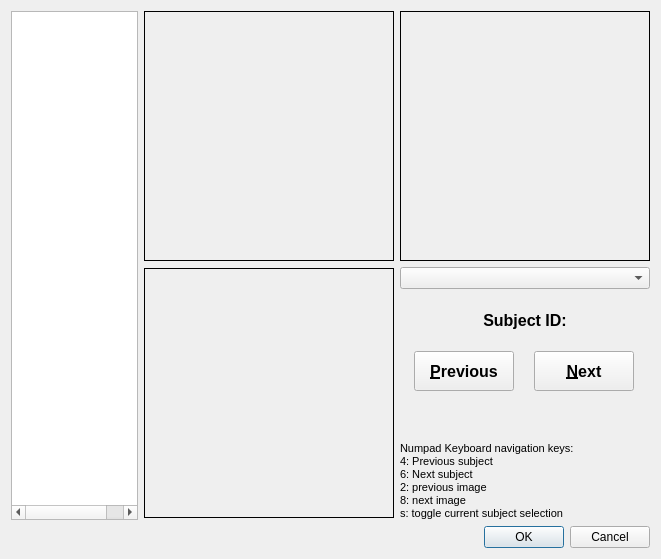
<?xml version="1.0" encoding="UTF-8"?>
<ui version="4.0">
 <class>DataInspectionDialog</class>
 <widget class="QDialog" name="DataInspectionDialog">
  <property name="windowModality">
   <enum>Qt::ApplicationModal</enum>
  </property>
  <property name="geometry">
   <rect>
    <x>0</x>
    <y>0</y>
    <width>661</width>
    <height>559</height>
   </rect>
  </property>
  <property name="windowTitle">
   <string>Dialog</string>
  </property>
  <property name="modal">
   <bool>true</bool>
  </property>
  <layout class="QVBoxLayout" name="verticalLayout_5">
   <item>
    <layout class="QHBoxLayout" name="horizontalLayout_2">
     <item>
      <widget class="QTreeWidget" name="SubjectsTree">
       <property name="minimumSize">
        <size>
         <width>125</width>
         <height>0</height>
        </size>
       </property>
       <property name="horizontalScrollBarPolicy">
        <enum>Qt::ScrollBarAsNeeded</enum>
       </property>
       <property name="editTriggers">
        <set>QAbstractItemView::NoEditTriggers</set>
       </property>
       <property name="selectionMode">
        <enum>QAbstractItemView::SingleSelection</enum>
       </property>
       <property name="selectionBehavior">
        <enum>QAbstractItemView::SelectRows</enum>
       </property>
       <property name="rootIsDecorated">
        <bool>false</bool>
       </property>
       <property name="uniformRowHeights">
        <bool>true</bool>
       </property>
       <property name="expandsOnDoubleClick">
        <bool>false</bool>
       </property>
       <property name="columnCount">
        <number>2</number>
       </property>
       <attribute name="headerVisible">
        <bool>false</bool>
       </attribute>
       <attribute name="headerDefaultSectionSize">
        <number>50</number>
       </attribute>
       <column>
        <property name="text">
         <string notr="true">1</string>
        </property>
       </column>
       <column>
        <property name="text">
         <string notr="true">2</string>
        </property>
       </column>
      </widget>
     </item>
     <item>
      <layout class="QGridLayout" name="gridLayout">
       <item row="1" column="0">
        <widget class="QFrame" name="SagittalFrame">
         <property name="minimumSize">
          <size>
           <width>250</width>
           <height>250</height>
          </size>
         </property>
         <property name="maximumSize">
          <size>
           <width>250</width>
           <height>250</height>
          </size>
         </property>
         <property name="frameShape">
          <enum>QFrame::NoFrame</enum>
         </property>
         <property name="frameShadow">
          <enum>QFrame::Raised</enum>
         </property>
         <layout class="QVBoxLayout" name="verticalLayout_3">
          <property name="spacing">
           <number>0</number>
          </property>
          <property name="margin">
           <number>0</number>
          </property>
          <item>
           <widget class="QLabel" name="SagittalLabel">
            <property name="mouseTracking">
             <bool>true</bool>
            </property>
            <property name="frameShape">
             <enum>QFrame::Box</enum>
            </property>
            <property name="text">
             <string/>
            </property>
           </widget>
          </item>
         </layout>
        </widget>
       </item>
       <item row="0" column="0">
        <widget class="QFrame" name="AxialFrame">
         <property name="minimumSize">
          <size>
           <width>250</width>
           <height>250</height>
          </size>
         </property>
         <property name="maximumSize">
          <size>
           <width>250</width>
           <height>250</height>
          </size>
         </property>
         <property name="frameShape">
          <enum>QFrame::NoFrame</enum>
         </property>
         <property name="frameShadow">
          <enum>QFrame::Raised</enum>
         </property>
         <layout class="QVBoxLayout" name="verticalLayout_4">
          <property name="spacing">
           <number>0</number>
          </property>
          <property name="margin">
           <number>0</number>
          </property>
          <item>
           <widget class="QLabel" name="AxialLabel">
            <property name="mouseTracking">
             <bool>true</bool>
            </property>
            <property name="frameShape">
             <enum>QFrame::Box</enum>
            </property>
            <property name="text">
             <string/>
            </property>
           </widget>
          </item>
         </layout>
        </widget>
       </item>
       <item row="0" column="1">
        <widget class="QFrame" name="CoronalFrame">
         <property name="minimumSize">
          <size>
           <width>250</width>
           <height>250</height>
          </size>
         </property>
         <property name="maximumSize">
          <size>
           <width>250</width>
           <height>250</height>
          </size>
         </property>
         <property name="frameShape">
          <enum>QFrame::NoFrame</enum>
         </property>
         <property name="frameShadow">
          <enum>QFrame::Plain</enum>
         </property>
         <layout class="QVBoxLayout" name="verticalLayout_2">
          <property name="spacing">
           <number>0</number>
          </property>
          <property name="margin">
           <number>0</number>
          </property>
          <item>
           <widget class="QLabel" name="CoronalLabel">
            <property name="mouseTracking">
             <bool>true</bool>
            </property>
            <property name="frameShape">
             <enum>QFrame::Box</enum>
            </property>
            <property name="text">
             <string/>
            </property>
           </widget>
          </item>
         </layout>
        </widget>
       </item>
       <item row="1" column="1">
        <layout class="QVBoxLayout" name="verticalLayout">
         <item>
          <widget class="QComboBox" name="ImagesBox"/>
         </item>
         <item>
          <widget class="QLabel" name="Subject_ID_Text">
           <property name="minimumSize">
            <size>
             <width>250</width>
             <height>50</height>
            </size>
           </property>
           <property name="font">
            <font>
             <pointsize>12</pointsize>
             <weight>75</weight>
             <bold>true</bold>
            </font>
           </property>
           <property name="text">
            <string notr="true">Subject ID:</string>
           </property>
           <property name="alignment">
            <set>Qt::AlignCenter</set>
           </property>
          </widget>
         </item>
         <item>
          <layout class="QHBoxLayout" name="horizontalLayout">
           <item>
            <widget class="QPushButton" name="PreviousButton">
             <property name="sizePolicy">
              <sizepolicy hsizetype="Minimum" vsizetype="Minimum">
               <horstretch>0</horstretch>
               <verstretch>0</verstretch>
              </sizepolicy>
             </property>
             <property name="minimumSize">
              <size>
               <width>100</width>
               <height>40</height>
              </size>
             </property>
             <property name="maximumSize">
              <size>
               <width>100</width>
               <height>40</height>
              </size>
             </property>
             <property name="font">
              <font>
               <pointsize>12</pointsize>
               <weight>75</weight>
               <bold>true</bold>
              </font>
             </property>
             <property name="text">
              <string notr="true">&amp;Previous</string>
             </property>
             <property name="flat">
              <bool>false</bool>
             </property>
            </widget>
           </item>
           <item>
            <widget class="QPushButton" name="NextButton">
             <property name="sizePolicy">
              <sizepolicy hsizetype="Minimum" vsizetype="Minimum">
               <horstretch>0</horstretch>
               <verstretch>0</verstretch>
              </sizepolicy>
             </property>
             <property name="minimumSize">
              <size>
               <width>100</width>
               <height>40</height>
              </size>
             </property>
             <property name="maximumSize">
              <size>
               <width>100</width>
               <height>40</height>
              </size>
             </property>
             <property name="font">
              <font>
               <pointsize>12</pointsize>
               <weight>75</weight>
               <bold>true</bold>
              </font>
             </property>
             <property name="text">
              <string notr="true">&amp;Next</string>
             </property>
             <property name="flat">
              <bool>false</bool>
             </property>
            </widget>
           </item>
          </layout>
         </item>
         <item>
          <spacer name="verticalSpacer">
           <property name="orientation">
            <enum>Qt::Vertical</enum>
           </property>
           <property name="sizeHint" stdset="0">
            <size>
             <width>20</width>
             <height>40</height>
            </size>
           </property>
          </spacer>
         </item>
         <item>
          <widget class="QLabel" name="label">
           <property name="text">
            <string>&lt;!DOCTYPE HTML PUBLIC &quot;-//W3C//DTD HTML 4.0//EN&quot; &quot;http://www.w3.org/TR/REC-html40/strict.dtd&quot;&gt;
&lt;html&gt;&lt;head&gt;&lt;meta name=&quot;qrichtext&quot; content=&quot;1&quot; /&gt;&lt;style type=&quot;text/css&quot;&gt;
p, li { white-space: pre-wrap; }
&lt;/style&gt;&lt;/head&gt;&lt;body style=&quot; font-family:'MS Shell Dlg 2'; font-size:8.25pt; font-weight:400; font-style:normal;&quot;&gt;
&lt;p style=&quot; margin-top:0px; margin-bottom:0px; margin-left:0px; margin-right:0px; -qt-block-indent:0; text-indent:0px;&quot;&gt;&lt;span style=&quot; font-size:8pt;&quot;&gt;Numpad Keyboard navigation keys:&lt;/span&gt;&lt;/p&gt;
&lt;p style=&quot; margin-top:0px; margin-bottom:0px; margin-left:0px; margin-right:0px; -qt-block-indent:0; text-indent:0px;&quot;&gt;&lt;span style=&quot; font-size:8pt;&quot;&gt;4: Previous subject&lt;/span&gt;&lt;/p&gt;
&lt;p style=&quot; margin-top:0px; margin-bottom:0px; margin-left:0px; margin-right:0px; -qt-block-indent:0; text-indent:0px;&quot;&gt;&lt;span style=&quot; font-size:8pt;&quot;&gt;6: Next subject&lt;/span&gt;&lt;/p&gt;
&lt;p style=&quot; margin-top:0px; margin-bottom:0px; margin-left:0px; margin-right:0px; -qt-block-indent:0; text-indent:0px;&quot;&gt;&lt;span style=&quot; font-size:8pt;&quot;&gt;2: previous image&lt;/span&gt;&lt;/p&gt;
&lt;p style=&quot; margin-top:0px; margin-bottom:0px; margin-left:0px; margin-right:0px; -qt-block-indent:0; text-indent:0px;&quot;&gt;&lt;span style=&quot; font-size:8pt;&quot;&gt;8: next image&lt;/span&gt;&lt;/p&gt;
&lt;p style=&quot; margin-top:0px; margin-bottom:0px; margin-left:0px; margin-right:0px; -qt-block-indent:0; text-indent:0px;&quot;&gt;&lt;span style=&quot; font-size:8pt;&quot;&gt;s: toggle current subject selection&lt;/span&gt;&lt;/p&gt;&lt;/body&gt;&lt;/html&gt;</string>
           </property>
          </widget>
         </item>
        </layout>
       </item>
      </layout>
     </item>
    </layout>
   </item>
   <item>
    <widget class="QDialogButtonBox" name="ButtonBox">
     <property name="orientation">
      <enum>Qt::Horizontal</enum>
     </property>
     <property name="standardButtons">
      <set>QDialogButtonBox::Cancel|QDialogButtonBox::Ok</set>
     </property>
     <property name="centerButtons">
      <bool>false</bool>
     </property>
    </widget>
   </item>
  </layout>
 </widget>
 <resources/>
 <connections>
  <connection>
   <sender>ButtonBox</sender>
   <signal>rejected()</signal>
   <receiver>DataInspectionDialog</receiver>
   <slot>reject()</slot>
   <hints>
    <hint type="sourcelabel">
     <x>316</x>
     <y>260</y>
    </hint>
    <hint type="destinationlabel">
     <x>286</x>
     <y>274</y>
    </hint>
   </hints>
  </connection>
 </connections>
</ui>
